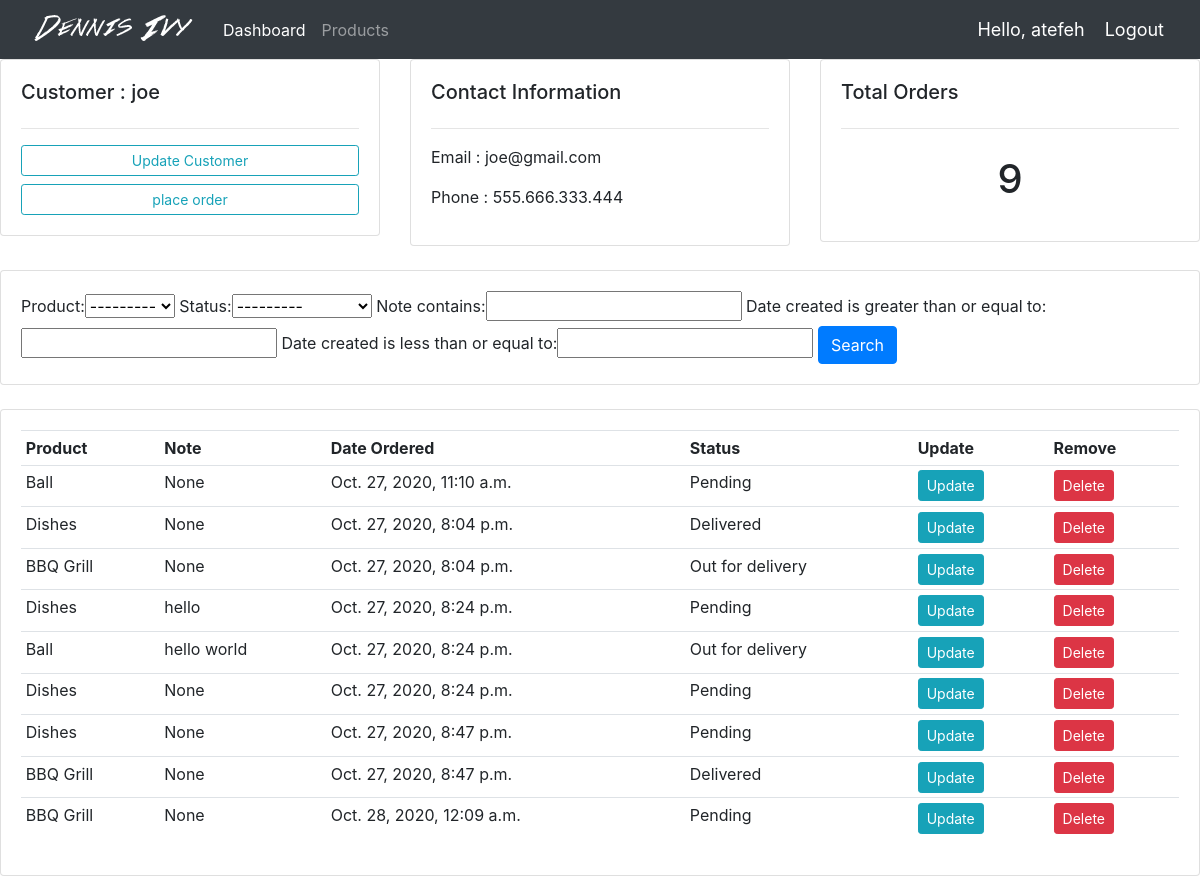
The app's page /customer/1/ (signed in) with its own data.
### accounts/models.py (models this page shows, shortened)
class Customer(models.Model):
    name = models.CharField(max_length=200, null=True)
    phone = models.CharField(max_length=200, null=True)
    email = models.CharField(max_length=200, null=True)
    date_created = models.DateTimeField(auto_now_add=True, null=True)
    @property
    def orders_count(self):
        count = 0
        orders = self.order_set.all()
        for order in orders:
            count += 1
        return count

class Order(models.Model):
    STATUS = (
        ('Pending', 'Pending'),
        ('Out for delivery', 'Out for delivery'),
        ('Delivered', 'Delivered'),
    )
    customer = models.ForeignKey(
        Customer, null=True, on_delete=models.SET_NULL)
    product = models.ForeignKey(
        Product, null=True, on_delete=models.SET_NULL)
    date_created = models.DateTimeField(auto_now_add=True, null=True)
    status = models.CharField(max_length=200, null=True, choices=STATUS)
    note = models.CharField(max_length=1000, null=True)

class Product(models.Model):
    CATEGORY = (
        ('indoor', 'indoor'),
        ('Out Door', 'Out Door'),
    )
    name = models.CharField(max_length=200, null=True)
    price = models.FloatField(null=True)
    category = models.CharField(max_length=200, null=True, choices=CATEGORY)
    discription = models.CharField(max_length=200, null=True, blank=True)
    date_created = models.DateTimeField(auto_now_add=True, null=True)
    tags = models.ManyToManyField(Tag)
    def __str__(self):
        return self.name

### accounts/decorators.py (the view)
        def wrapper_func(request, *args, **kwargs):
            group = None
            if request.user.groups.exists():
                group = request.user.groups.all()[0].name
            if group in allowed_roles:
                return view_func(request, *args, **kwargs)
            else:
                return HttpResponse('you are not authorized to view this page')

### accounts/views.py (called while the page is built)
@login_required(login_url='login')
@allowed_user(allowed_roles=['admin'])
def customer(request, pk):
    customer = Customer.objects.get(id=pk)
    orders = customer.order_set.all()
    myFilter = OrderFilter(request.GET, queryset=orders)
    orders = myFilter.qs
    context = {'customer': customer, 'orders': orders, 'myFilter': myFilter}
    return render(request, 'accounts/customer.html', context)

### accounts/templates/accounts/customer.html
{% extends 'accounts/main.html' %}
{% block content %}
<div class="row">
    <div class="col-md">
        <div class="card card-body">
            <h5>Customer : {{customer.name}} </h5>
            <hr>
            <a class="btn btn-outline-info btn-sm btn-block" href="">Update Customer</a>
            <a class="btn btn-outline-info btn-sm btn-block" href="{% url 'create_order' customer.id %}">place order</a>
        </div>
    </div>
    <div class="col-md">
        <div class="card card-body">
            <h5>Contact Information</h5>
            <hr>
            <p>Email : {{customer.email}} </p>
            <p>Phone : {{customer.phone}}</p>
        </div>
    </div>
    <div class="col-md">
        <div class="card card-body">
            <h5>Total Orders</h5>
            <hr>
            <h1 style="text-align:center;padding: 10px">{{customer.orders_count}}</h1>
        </div>
    </div>
</div>
<br>
<div class="row">
    <div class="col">
        <div class="card card-body">
            <form method="get">
                {{myFilter.form}}
                <button class="btn btn-primary" type="submit">Search</button>
            </form>
        </div>
    </div>
</div>
<br>
<div class="row">
    <div class="col-md">
        <div class="card card-body">
            <table class="table table-sm">
                <tr>
                    <th>Product</th>
                    <th>Note</th>
                    <th>Date Ordered</th>
                    <th>Status</th>
                    <th>Update</th>
                    <th>Remove</th>
                </tr>
                {% for order in orders %}
                <tr>
                    <td>{{order.product}}</td>
                    <td>{{order.note}}</td>
                    <td>{{order.date_created}}</td>
                    <td>{{order.status}}</td>
                    <td><a class="btn btn-sm btn-info" href="{% url 'update_order' order.id %}">Update</a></td>
                    <td><a class="btn btn-sm btn-danger" href="{% url 'delete_order' order.id %}">Delete</a></td>
                </tr>
                {% endfor %}
            </table>
        </div>
    </div>
</div>
{% endblock %}

### accounts/templates/accounts/navbar.html (shortened to what this page needs)
{% load static %}
<nav class="navbar navbar-expand-lg navbar-dark bg-dark">
    <img src="{% static 'images/logo.png' %}">
    <div class="collapse navbar-collapse" id="navbarNav">
      <ul class="navbar-nav">
        {% if request.user.is_staff %}
          <li class="nav-item active">
            <a class="nav-link" href="{% url 'home' %}">Dashboard</a>
          </li>
          <li class="nav-item">
            <a class="nav-link" href="{% url 'products' %}">Products</a>
          </li>
        {% endif %}
      </ul>
    </div>
    <span class="hello-msg">Hello, {{request.user}}    </span>
    <span ><a class="hello-msg" href="{%url 'logout' %}">  Logout</a></span>
  </nav>

### static/css/main.css (style rules this page uses)
body { background-color: #ebeff5; }

### accounts/templates/accounts/navbar.html (style rules this page uses)
.hello-msg { color:white; font-size: 18px; margin-right:20px; }

### records on screen
Customer: name "joe", email "joe@gmail.com", phone "555.666.333.444", orders_count "9"
Order: product "Ball", note "None", date_created "Oct. 27, 2020, 11:10 a.m.", status "Pending"
Order: product "Dishes", note "None", date_created "Oct. 27, 2020, 8:04 p.m.", status "Delivered"
Order: product "BBQ Grill", note "None", date_created "Oct. 27, 2020, 8:04 p.m.", status "Out for delivery"
Order: product "Dishes", note "hello", date_created "Oct. 27, 2020, 8:24 p.m.", status "Pending"
Order: product "Ball", note "hello world", date_created "Oct. 27, 2020, 8:24 p.m.", status "Out for delivery"
Order: product "Dishes", note "None", date_created "Oct. 27, 2020, 8:24 p.m.", status "Pending"
Order: product "Dishes", note "None", date_created "Oct. 27, 2020, 8:47 p.m.", status "Pending"
Order: product "BBQ Grill", note "None", date_created "Oct. 27, 2020, 8:47 p.m.", status "Delivered"
Order: product "BBQ Grill", note "None", date_created "Oct. 28, 2020, 12:09 a.m.", status "Pending"

### other values on screen
{{ request.user }} "atefeh"
